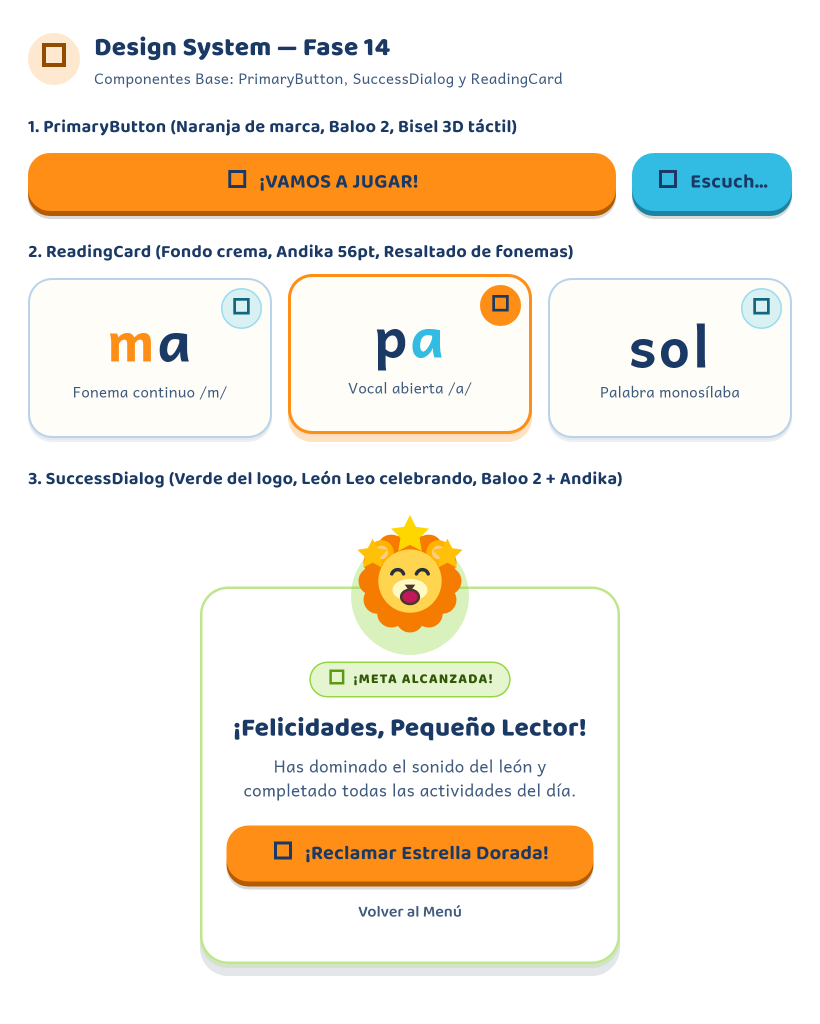
#> input picture .antigravity/evidence/base_components_gallery.png, 1640 x 2048 px (shown at 1/2 size)
$ python remove_logo_background.py ../.antigravity/evidence/base_components_gallery.png out.png
#> lines starting #> are read from the running program, lines starting #| are printed output that depends on the picture; after the words box and inside, x2 and y2 are one past the last pixel; in counts of white or black regions, pixels touching at a corner belong together
"""Quita el fondo liso del logo y lo exporta como PNG transparente recortado.

Uso:
    python -I scripts/remove_logo_background.py <entrada.jpg> <salida.png> [--max-width 1600]

Método:
  1. Color de fondo = mediana de los píxeles del borde.
  2. Región de fondo = píxeles parecidos al fondo CONECTADOS al borde (flood fill),
     para no borrar azules internos del logo (letras "URA", libro, destellos).
     Los huecos cerrados se quitan solo si son casi idénticos al fondo y grandes.
  3. Alfa suave en el contorno según la distancia de color, y "decontaminación":
     se resta el celeste que el antialiasing mezcló en los bordes.
  4. Recorte al contenido con margen.
"""
import argparse
import sys

import numpy as np
from PIL import Image, ImageDraw, ImageFilter

T_FLOOD = 38.0   # distancia RGB máx. para considerar un píxel "fondo" en el flood fill
T_IN = 14.0      # por debajo: totalmente transparente
T_OUT = 70.0     # por encima: totalmente opaco
T_HOLE = 16.0    # huecos cerrados: solo si son casi idénticos al fondo
MIN_HOLE = 400   # px mínimos para considerar un hueco cerrado como fondo


def main() -> int:
    ap = argparse.ArgumentParser()
    ap.add_argument("src")
    ap.add_argument("dst")
    ap.add_argument("--max-width", type=int, default=0)
    ap.add_argument("--margin", type=int, default=24)
    a = ap.parse_args()

    img = Image.open(a.src).convert("RGB")
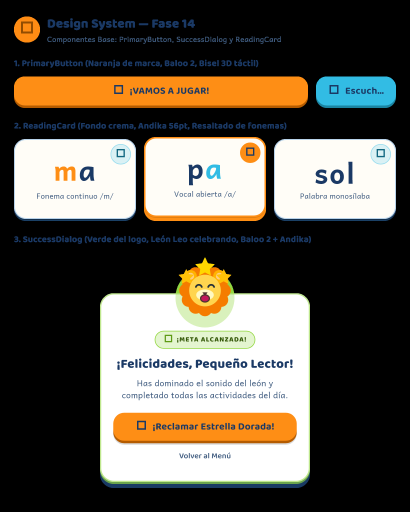
#> img: PIL image 1640x2048 RGB (shown at 1/4 size); mean R, G, B 93.3, 87.4, 77.2
    rgb = np.asarray(img).astype(np.float32)
    h, w, _ = rgb.shape

    border = np.concatenate([rgb[0], rgb[-1], rgb[:, 0], rgb[:, -1]])
    bg = np.median(border, axis=0)
#> bg = [0, 0, 0]
    dist = np.sqrt(((rgb - bg) ** 2).sum(axis=2))
    print(f"fondo: #{int(bg[0]):02X}{int(bg[1]):02X}{int(bg[2]):02X}", file=sys.stderr)

    # Flood fill desde todo el borde sobre la máscara de candidatos.
    cand = Image.fromarray(((dist < T_FLOOD) * 255).astype(np.uint8), "L")
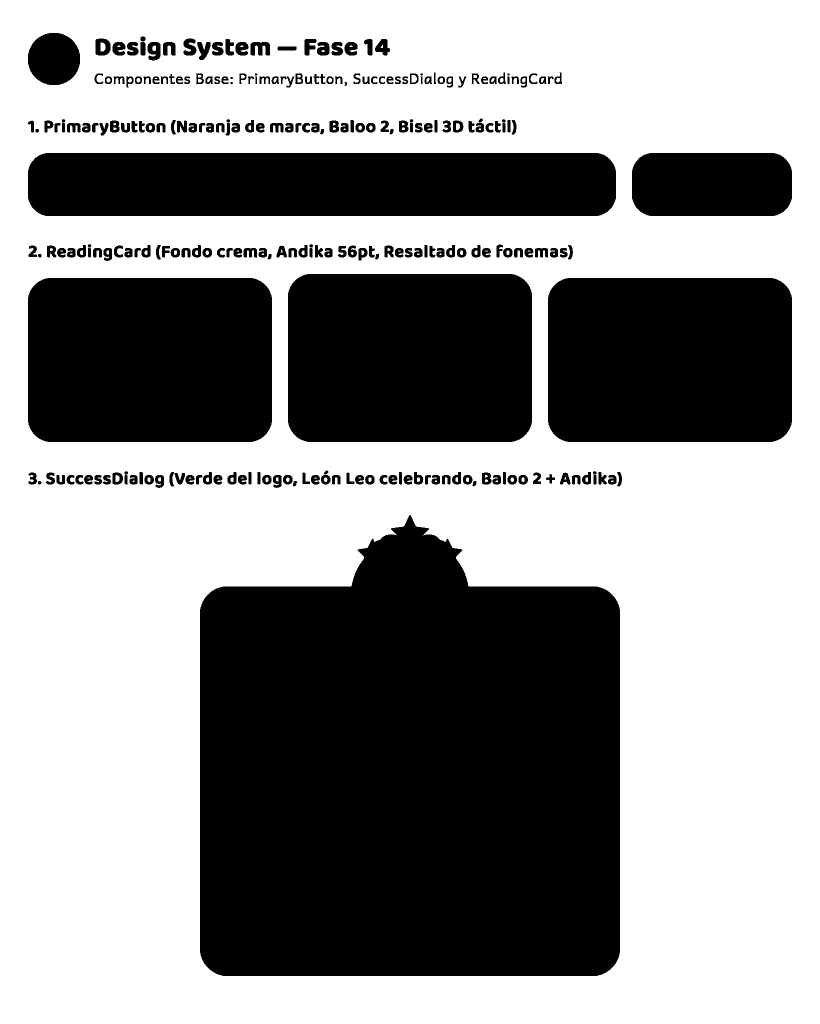
#> cand: PIL image 1640x2048 L (shown at 1/2 size); 58.3% white; 264 black regions (5 under 20 px), largest, box (x1, y1, x2, y2) and area: (400, 1030, 1240, 1952) 672988, (576, 548, 1064, 884) 162124, (56, 556, 544, 884) 158208
    seeds = [(x, 0) for x in range(0, w, 8)] + [(x, h - 1) for x in range(0, w, 8)] \
        + [(0, y) for y in range(0, h, 8)] + [(w - 1, y) for y in range(0, h, 8)]
    for s in seeds:
        if cand.getpixel(s) == 255:
            ImageDraw.floodfill(cand, s, 128)
    region = np.asarray(cand) == 128
#> region: shape (2048, 1640) bool; every value is 0

    # Huecos cerrados casi idénticos al fondo (p. ej. entre brazo y cuerpo).
    tight = Image.fromarray((((dist < T_HOLE) & ~region) * 255).astype(np.uint8), "L")
    arr = np.asarray(tight).copy()
    holes = 0
    ys, xs = np.nonzero(arr == 255)
    for y, x in zip(ys[::50], xs[::50]):
        if tight.getpixel((int(x), int(y))) != 255:
            continue
        ImageDraw.floodfill(tight, (int(x), int(y)), 77)
        comp = np.asarray(tight) == 77
        if comp.sum() >= MIN_HOLE:
            region |= comp
            holes += 1
        tight.paste(Image.fromarray(np.where(comp, 1, np.asarray(tight)).astype(np.uint8), "L"))
#> this loop made 39146 passes
#> (y, x, holes) on pass 2: (0, 50, 1)
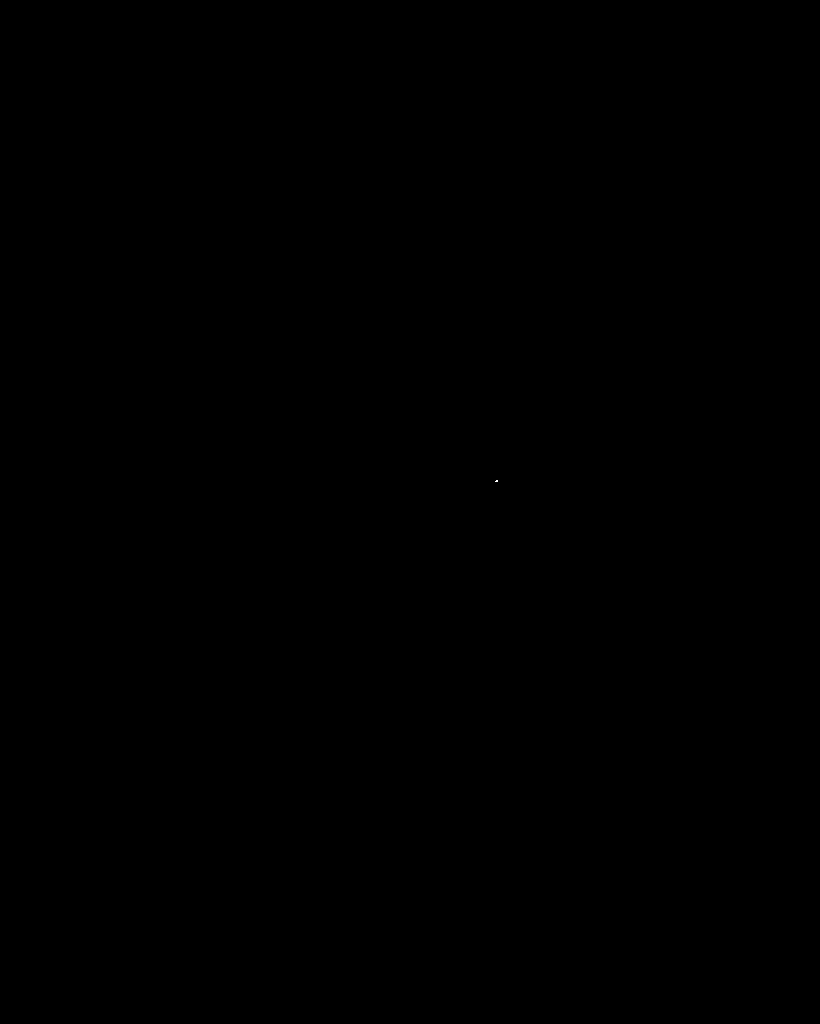
#> comp: shape (2048, 1640) bool (shown at 1/2 size); 0% white in thin lines or dots, all inside (x1, y1, x2, y2) = (991, 961, 996, 964)
#> after the loop, holes = 1
    print(f"huecos cerrados quitados: {holes}", file=sys.stderr)

    # Banda de contorno = región de fondo dilatada 3 px.
    band = np.asarray(Image.fromarray((region * 255).astype(np.uint8)).filter(ImageFilter.MaxFilter(7))) > 0
#> band: shape (2048, 1640) bool; 60.7% white; 178 black regions (56 under 20 px), largest, box (x1, y1, x2, y2) and area: (403, 1038, 1237, 1949) 662135, (579, 551, 1061, 881) 157216, (59, 559, 541, 881) 153348
    soft = np.clip((dist - T_IN) / (T_OUT - T_IN), 0.0, 1.0)
    alpha = np.where(band, soft, 1.0)
    alpha = np.where(region & (dist < T_IN), 0.0, alpha)

    # Decontaminación: C = (C_obs - (1 - a) * bg) / a
    a3 = alpha[..., None]
    with np.errstate(divide="ignore", invalid="ignore"):
        clean = np.where(a3 > 0.02, (rgb - (1.0 - a3) * bg) / np.maximum(a3, 1e-3), rgb)
    clean = np.clip(clean, 0, 255)

    out = np.dstack([clean, alpha * 255.0]).round().astype(np.uint8)
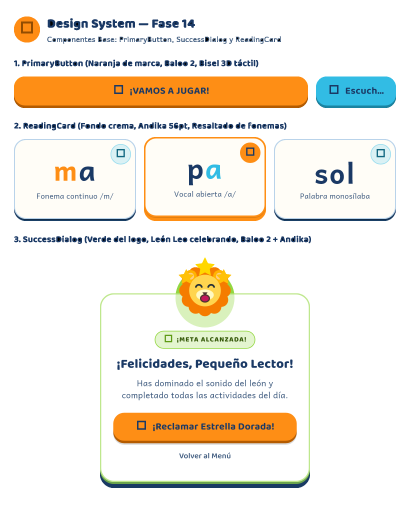
#> out: shape (2048, 1640, 4) (shown at 1/4 size); mean R, G, B, A 93.3, 87.4, 77.2, 106.7; transparent parts drawn white
    rgba = Image.fromarray(out, "RGBA")

    # Recorte al contenido visible (alfa > 8) con margen.
    ys, xs = np.nonzero(out[..., 3] > 8)
    m = a.margin
    box = (max(xs.min() - m, 0), max(ys.min() - m, 0), min(xs.max() + m + 1, w), min(ys.max() + m + 1, h))
#> box = (32, 42, 1608, 1976)
    rgba = rgba.crop(box)
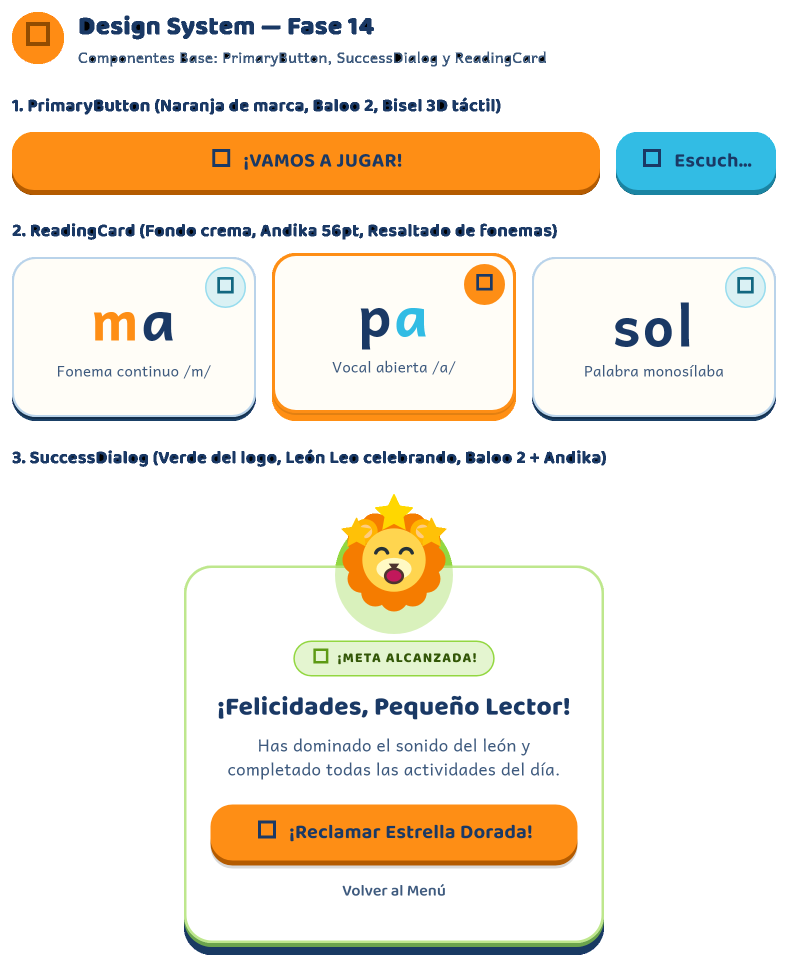
#> rgba: PIL image 1576x1934 RGBA (shown at 1/2 size); mean R, G, B, A 102.9, 96.3, 85, 117.5; transparent parts drawn white
    if a.max_width and rgba.width > a.max_width:
        rgba = rgba.resize((a.max_width, round(rgba.height * a.max_width / rgba.width)), Image.LANCZOS)
    rgba.save(a.dst, optimize=True)
    print(f"guardado {a.dst} ({rgba.width}x{rgba.height})", file=sys.stderr)
    return 0


if __name__ == "__main__":
    raise SystemExit(main())
#> (the program exits here)

$ run again, on .antigravity/evidence/home_screen_with_leo.png
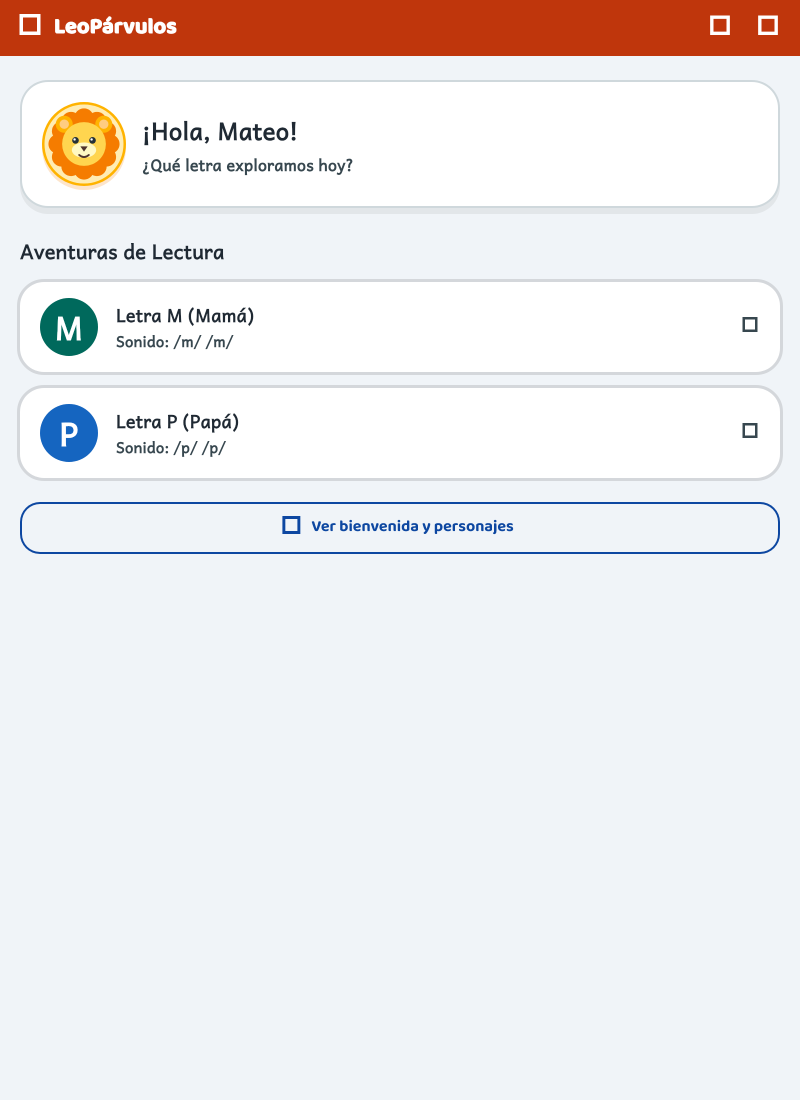
#> input picture .antigravity/evidence/home_screen_with_leo.png, 1600 x 2200 px (shown at 1/2 size)
#> bg = [240, 244, 248]
#> cand: PIL image 1600x2200 L; 91.1% white; 159 black regions (2 under 20 px), largest, box (x1, y1, x2, y2) and area: (0, 0, 1600, 112) 170527, (84, 204, 252, 380) 23465, (34, 558, 1566, 750) 19887
#> in main, `tight = Image.fromarray((((dist < T_HOLE) & ~region) * 255).astype(np...`:
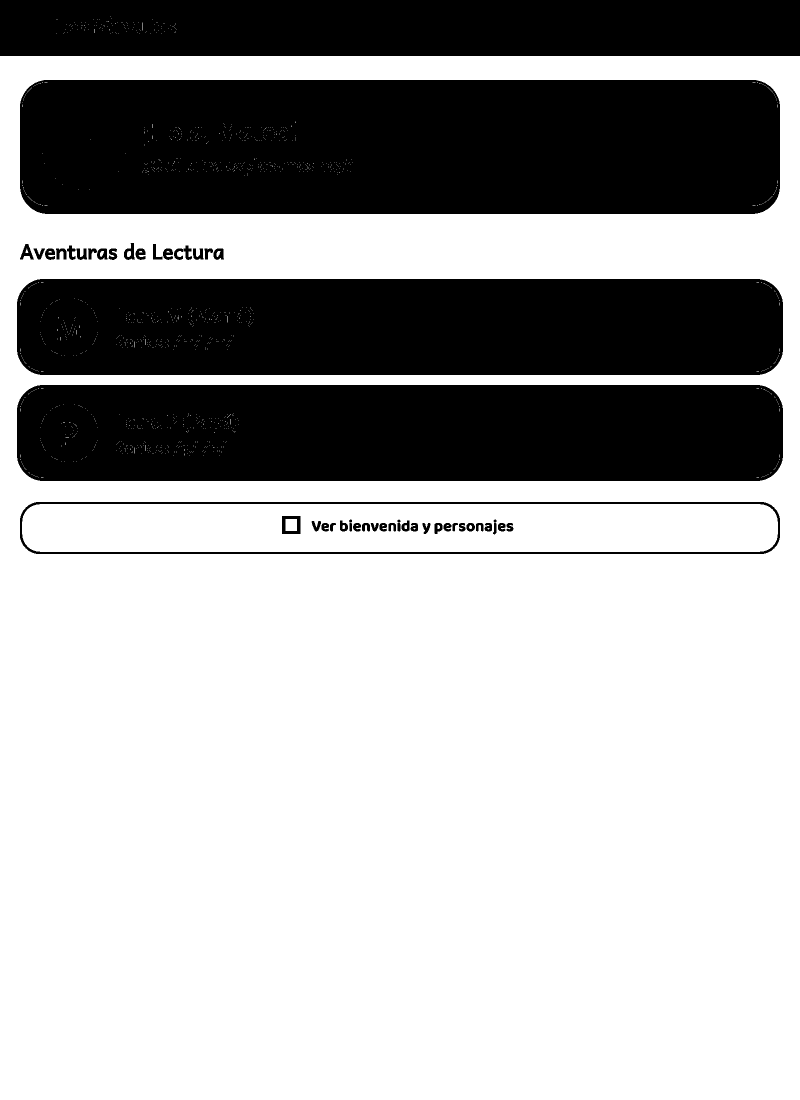
#> tight: PIL image 1600x2200 L (shown at 1/2 size); 66.2% white; 51 black regions, largest, box (x1, y1, x2, y2) and area: (40, 160, 1560, 428) 404013, (34, 770, 1566, 962) 291126, (34, 558, 1566, 750) 291078
#> the loop in main, `for y, x in zip(ys[::50], xs[::50]):` made 46629 passes
#> (y, x, holes) on pass 4: (112, 8, 1)
#> after the loop in main, `for y, x in zip(ys[::50], xs[::50]):`: holes = 3
#> band: shape (2200, 1600) bool; 67.8% white; 30 black regions (11 under 20 px), largest, box (x1, y1, x2, y2) and area: (43, 163, 1557, 425) 393971, (37, 561, 1563, 747) 281401, (37, 773, 1563, 959) 281401
#> box = (0, 0, 1600, 1132)
#> in main, `rgba = rgba.crop(box)`:
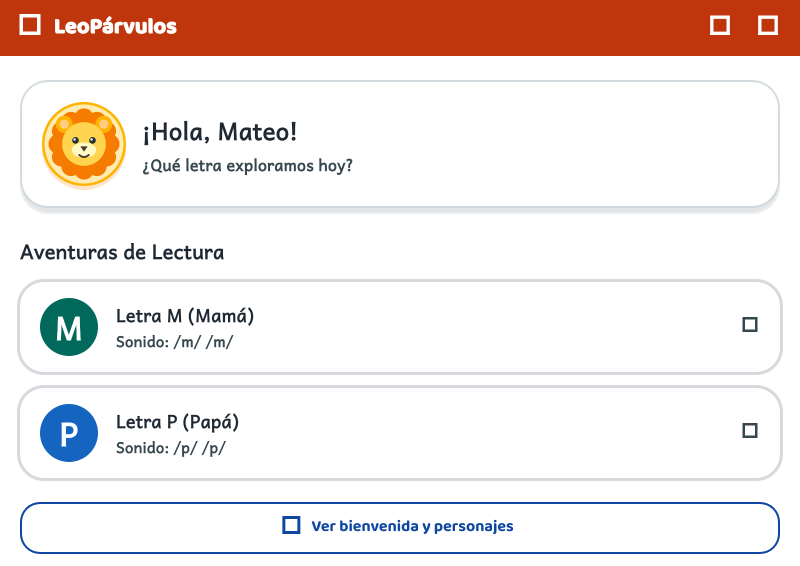
#> rgba: PIL image 1600x1132 RGBA (shown at 1/2 size); mean R, G, B, A 234.2, 223.6, 221, 165.7; transparent parts drawn white
